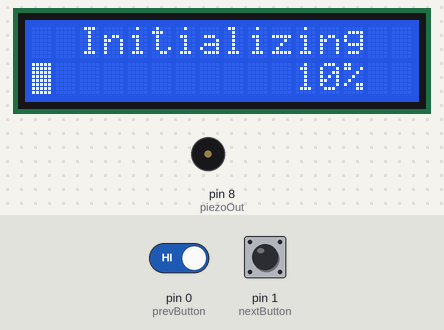
The sketch below on a simulated Arduino Uno, built with avr-gcc and run on an emulated ATmega328P. On the bench: 16×2 character LCD, buzzer (waves = sounding). Inputs (shaded band) come from the test bench; at power-on: pin 0 (prevButton) HIGH, pin 1 (nextButton) HIGH. Random numbers use the default seed unless the sketch sets one.

Above: at 1.0 s.
At 5.9 s:
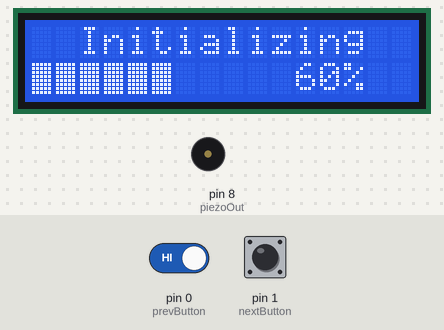
6.0 s: pin 0 (prevButton) driven LOW
At 10.4 s:
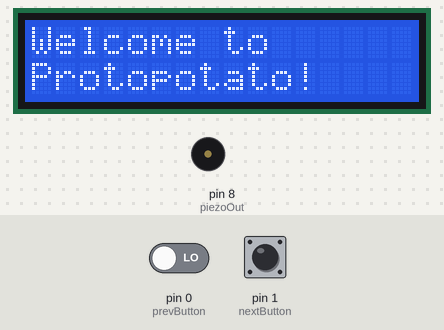
10.5 s: pin 1 (nextButton) pulled LOW for 3.2 s
At 16.5 s:
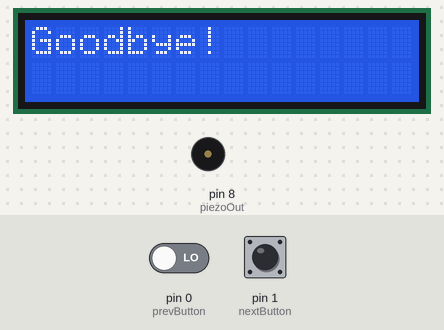
Timing chart, 0 to 18.0 s (numbered marks = the images above; inputs shaded):
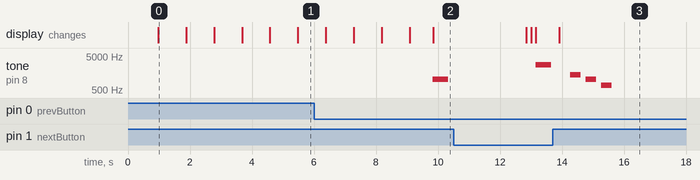

Measured:
- by itself, tone on pin 8 (piezoOut): plays 2794 Hz for 0.50 s, 1397 Hz for 0.35 s, 1047 Hz for 0.35 s, 698 Hz for 0.35 s
- what the display in image 0 shows lasts 0.9 s, from 1.0 s to 1.9 s

The sketch:

protopotato_arduino.ino
```cpp
// (licence header left out)
/*
     This program is free software: you can redistribute it and/or modify it under the terms of the GNU General Public License as published by the Free Software Foundation, either version 3 of the License, or (at your option) any later version.

    This program is distributed in the hope that it will be useful, but WITHOUT ANY WARRANTY; without even the implied warranty of MERCHANTABILITY or FITNESS FOR A PARTICULAR PURPOSE. See the GNU General Public License for more details.

    You should have received a copy of the GNU General Public License along with this program. If not, see <https://www.gnu.org/licenses/>.
*/

/*
  The circuit:
 * LCD RS pin to digital pin 12 -> moved from pin 11 due to PWM corruption
 thanks to tone()
 * LCD Enable pin to digital pin 13 -> moved from pin 10 due to possible timer
 corruption
 * LCD D4 pin to digital pin 5
 * LCD D5 pin to digital pin 4
 * LCD D6 pin to digital pin 7 -> moved from pin 3 due to PWM corruption thanks
 to tone()
 * LCD D7 pin to digital pin 2
 * LCD R/W pin to ground
 * LCD VSS pin to ground
 * LCD VCC pin to 5V
 * 10K resistor:
 * ends to +5V and ground
 * wiper to LCD VO pin (pin 3)
 * passive piezo speaker 5V to pin 8
 * button #1 to pin 0
 * button #2 to pin 1
*/

#include "pitches.h"
#include <LiquidCrystal.h>

const int rs = 12, en = 13, d4 = 5, d5 = 4, d6 = 7, d7 = 2;
LiquidCrystal lcd(rs, en, d4, d5, d6, d7);
const int piezoOut = 8;
const int prevButton = 0;
const int nextButton = 1;
int index = 0;
bool doWeNeedToBlink_ISR = false;
bool ignore_blink_because_sleepy = false;
byte hyphen[8]{
    0b00000, 0b00000, 0b00000, 0b00000, 0b11111, 0b00000, 0b00000, 0b00000,
};
byte allBlack[8]{// black square
                 0b11111, 0b11111, 0b11111, 0b11111,
                 0b11111, 0b11111, 0b11111, 0b11111};
byte face_top_left[8]{
    0b00001, 0b00010, 0b00100, 0b00100, 0b01000, 0b01000, 0b10000, 0b10000,
};
byte face_bottom_left[8]{
    0b10000, 0b10000, 0b01000, 0b01000, 0b00100, 0b00100, 0b00010, 0b00001,
};
byte tilde[8]{
    0b00000, 0b00000, 0b00000, 0b01000, 0b10101, 0b00010, 0b00000, 0b00000,
};
byte smile_awake_left[8]{
    0b00000, 0b00000, 0b00000, 0b10000, 0b01000, 0b00101, 0b00010, 0b00000,
};
byte smile_awake_right[8]{
    0b00000, 0b00000, 0b00000, 0b00001, 0b00010, 0b10100, 0b01000, 0b00000,
};
byte face_top_right[8]{
    0b10000, 0b01000, 0b00100, 0b00100, 0b00010, 0b00010, 0b00001, 0b00001,
};
byte face_bottom_right[8]{
    0b00001, 0b00001, 0b00010, 0b00010, 0b00100, 0b00100, 0b01000, 0b10000,
};
byte three_dots[8]{
  0b00000,
  0b00000,
  0b00000,
  0b00000,
  0b00000,
  0b00000,
  0b10101,
  0b00000
  };
int sleepy_timer = 0;
const int SLEEPY_ONE_EYE = 20;
const int FULL_SLEEPY = 21;
const int LEFT_EYE_CLOSED = 23;
const int RIGHT_EYE_CLOSED = 24;
const int SLEEPY_TEXT = 26;

ISR(TIMER1_COMPA_vect) // Interrupt Service/Software Routine. used to handle
                       // COMPA timer interrupt. used for blinking eyes
                       // animation. fires every 4096ms.
{
  OCR1A += 64000; // Advance The COMPA Register
  // Handle The Timer Interrupt
  doWeNeedToBlink_ISR = true; // calling functions inside the ISR is broken
                              // (timers don't work properly)
  sleepy_timer++;
}

void setup() {
  // set up the LCD's number of columns and rows:
  lcd.begin(16, 2);
  lcd.clear();
  lcd.createChar(0, allBlack);
  lcd.createChar(1, face_top_left);
  lcd.createChar(2, face_bottom_left);
  lcd.createChar(3, tilde);
  lcd.createChar(4, smile_awake_left);
  lcd.createChar(5, smile_awake_right);
  lcd.createChar(6, face_top_right);
  lcd.createChar(7, face_bottom_right);
  pinMode(prevButton, INPUT_PULLUP);
  pinMode(nextButton, INPUT_PULLUP);
  randomSeed(analogRead(0));
  TCCR1A = 0;          // Init Timer1A
  TCCR1B = 0;          // Init Timer1B
  TCCR1B |= B00000101; // Prescaler = 1024
  OCR1A = 64000;       // Timer Compare1A Register
  TIMSK1 |= B00000010; // Enable Timer COMPA Interrupt
  // Serial.begin(38400);
}

void loop() {
  anim_initialize();
  beep_startup(); // doing this (a different function for every step of the
                  // animation) is useful for testing every single part
                  // separately
  show_face_idle();
  // check_buttons();
  beep_goodbye();
  do_nothing();
}

/*void check_buttons() { // this function is unused, but I plan to harvest code
                       // from it to manage pressing buttons while in the
                       // various animations.
  bool areWeDone = false;
  while (!areWeDone) {
    delay(175); // so we don't change the index every time the CPU polls the IO
                // lines and founds a button is pressed. determined empirically.
    lcd.home();
    if (digitalRead(prevButton) == LOW && digitalRead(nextButton) == HIGH) {
      two_short_beeps();
      index--;
      print_quotes(index);
    } else if (digitalRead(nextButton) == LOW &&
               digitalRead(prevButton) == HIGH) {
      two_short_beeps();
      index++;
      print_quotes(index);
    } else if (digitalRead(prevButton) == LOW &&
               digitalRead(nextButton) == LOW) {
      lcd.clear();
      lcd.print("Goodbye!");
      areWeDone = true;
    }
  }
}*/

/*void print_quotes(int index) { // this too is never called. maybe one day I'll
                               // do something with it.
  lcd.clear();
  lcd.home();
  switch (index) {
  case 0:
    lcd.print("Case #0");
    lcd.setCursor(0, 1);
    lcd.print("Test");
    break;
  case 1:
    lcd.print("Case #1");
    lcd.setCursor(0, 1);
    lcd.print("Test");
    break;
  case 2:
    lcd.print("Case #2");
    lcd.setCursor(0, 1);
    lcd.print("Test);
    break;
  default:
    index = (int)(random(MIN_QUOTES, MAX_QUOTES)); // no underflows or
                                                   // overflows!
    print_quotes(index);
    break;
  }
}*/

void do_nothing() {
  while (1 == 1) {
  }
}

void beep_startup() {
  tone(piezoOut, NOTE_C6, 500);
  lcd.clear();
  lcd.home();
  lcd.print("Welcome to");
  lcd.setCursor(0, 1);
  lcd.print("Protopotato!");
  delay(3000);
  lcd.clear();
}

void two_short_beeps() {
  tone(piezoOut, NOTE_C6, 50);
  delay(125);
  tone(piezoOut, NOTE_C5, 50);
}

void beep_goodbye() {
  lcd.clear();
  lcd.home();
  lcd.print("Goodbye!");
  noTone(piezoOut);
  delay(350);
  tone(piezoOut, NOTE_F6, 350);
  delay(500);
  tone(piezoOut, NOTE_C6, 350);
  delay(500);
  tone(piezoOut, NOTE_F5, 350);
}

void anim_initialize() { // I had to unroll a for loop or it wouldn't work
  lcd.setCursor(2, 0);
  lcd.print("Initializing");
  lcd.setCursor(12, 1);
  lcd.print("0%");
  delay(900);

  lcd.setCursor(0, 1);
  lcd.write(byte(0));
  lcd.setCursor(11, 1);
  lcd.print("10%");
  delay(900);

  lcd.setCursor(1, 1);
  lcd.write(byte(0));
  lcd.setCursor(11, 1);
  lcd.print("20%");
  delay(900);

  lcd.setCursor(2, 1);
  lcd.write(byte(0));
  lcd.setCursor(11, 1);
  lcd.print("30%");
  delay(900);

  lcd.setCursor(3, 1);
  lcd.write(byte(0));
  lcd.setCursor(11, 1);
  lcd.print("40%");
  delay(900);

  lcd.setCursor(4, 1);
  lcd.write(byte(0));
  lcd.setCursor(11, 1);
  lcd.print("50%");
  delay(900);

  lcd.setCursor(5, 1);
  lcd.write(byte(0));
  lcd.setCursor(11, 1);
  lcd.print("60%");
  delay(900);

  lcd.setCursor(6, 1);
  lcd.write(byte(0));
  lcd.setCursor(11, 1);
  lcd.print("70%");
  delay(900);

  lcd.setCursor(7, 1);
  lcd.write(byte(0));
  lcd.setCursor(11, 1);
  lcd.print("80%");
  delay(900);

  lcd.setCursor(8, 1);
  lcd.write(byte(0));
  lcd.setCursor(11, 1);
  lcd.print("90%");
  delay(900);

  lcd.setCursor(9, 1);
  lcd.write(byte(0));
  lcd.setCursor(11, 1);
  lcd.print("100%");
  delay(750);
}

void show_face_idle() {
  bool goodbye = false;
  lcd.clear();

  lcd.setCursor(5, 0);
  lcd.write(byte(1));

  lcd.setCursor(5, 1);
  lcd.write(byte(2));

  lcd.setCursor(6, 0);
  lcd.write("o");

  lcd.setCursor(7, 1);
  lcd.write(byte(4));

  lcd.setCursor(8, 1);
  lcd.write(byte(5));

  lcd.setCursor(9, 0);
  lcd.print("o");

  lcd.setCursor(10, 0);
  lcd.write(byte(6));

  lcd.setCursor(10, 1);
  lcd.write(byte(7)); // done

  recycle_custom_char_slot_0(hyphen);
  do {
    blink_eyes();
    if (digitalRead(prevButton) == LOW && digitalRead(nextButton) == LOW)
      goodbye = true;
    if (!digitalRead(prevButton) || !digitalRead(nextButton)) {
      sleepy_timer = 0; // woken up
      ignore_blink_because_sleepy = false;
      doWeNeedToBlink_ISR = false;
      lcd.setCursor(6, 0);
      lcd.write(byte(3));

      lcd.setCursor(9, 0);
      lcd.write(byte(3));

      tone(piezoOut, NOTE_F7, 250);
      delay(250);
      tone(piezoOut, NOTE_F7, 250);
      delay(500);

      lcd.setCursor(6, 0);
      lcd.print("o");

      lcd.setCursor(9, 0);
      lcd.print("o");
      doWeNeedToBlink_ISR = true;
    }
    long rnd1 = random(OCR1A);
    long rnd2 =
        TCNT1 * TCCR0A * 10000 * OCR1A *
        123456789; // two numbers unlikely to be related but not too unlikely
    if (rnd1 % rnd2 == 1 &&
        rnd2 != 0 && !ignore_blink_because_sleepy) { // it is true when rnd1 = 1. it happens randomly but not
                     // too seldom. it can get really "talkative" at times.
      two_short_beeps();
    }
    switch(sleepy_timer){
      case SLEEPY_ONE_EYE:
        ignore_blink_because_sleepy = true;
        lcd.setCursor(6, 0);
        lcd.write(byte(3));
        break;

      case FULL_SLEEPY:
        ignore_blink_because_sleepy = true;
        lcd.setCursor(9, 0);
        lcd.write(byte(3));
        break;

      case LEFT_EYE_CLOSED:
        ignore_blink_because_sleepy = true;
        lcd.setCursor(6, 0);
        lcd.print("_");

      case RIGHT_EYE_CLOSED:
        ignore_blink_because_sleepy = true;
        lcd.setCursor(9, 0);
        lcd.print("_");

      case SLEEPY_TEXT:
        ignore_blink_because_sleepy = true;
        lcd.setCursor(12, 0);
        lcd.print("Zzz");
        recycle_custom_char_slot_0(three_dots);
        lcd.setCursor(15,0);
        lcd.write(byte(0));
        //recycle_custom_char_slot_0(allBlack);

    }
  } while (!goodbye);
}

void show_face_sleep_frame_1() { // this should get called when user has not
                                 // interacted for a while. (3 min?) unused for
                                 // now. should be called by COMPB ISR.
  lcd.setCursor(5, 0);
  lcd.write(byte(1));

  lcd.setCursor(5, 1);
  lcd.write(byte(2));

  lcd.setCursor(6, 0);
  lcd.write(byte(4));

  lcd.setCursor(8, 0);
  lcd.write(byte(4));
}

void blink_eyes() {
  if (doWeNeedToBlink_ISR && !ignore_blink_because_sleepy) {
    lcd.clear();
    lcd.setCursor(5, 0);
    lcd.write(byte(1));

    lcd.setCursor(5, 1);
    lcd.write(byte(2));

    lcd.setCursor(7, 1);
    lcd.write(byte(4));

    lcd.setCursor(8, 1);
    lcd.write(byte(5));

    lcd.setCursor(9, 0);
    lcd.print("o");

    lcd.setCursor(10, 0);
    lcd.write(byte(6));

    lcd.setCursor(10, 1);
    lcd.write(
        byte(7)); // finished drawing face again (this is probably unnecessary)

    // decide whether to blink left or right eye
    int rng = random(100);
    if (rng > 50) {
      lcd.setCursor(6, 0);
      lcd.print("o"); // patch

      lcd.setCursor(9, 0);
      lcd.write(byte(3)); // tilde
      delay(150);

      lcd.setCursor(9, 0);
      lcd.write(
          byte(0)); // hyphen because the one in the LCD ROM doesn't look good
      delay(150);

      lcd.setCursor(9, 0);
      lcd.print("o");

    } else {
      lcd.setCursor(6, 0);
      lcd.write(byte(3)); // tilde
      delay(150);

      lcd.setCursor(6, 0);
      lcd.write(byte(0)); // hyphen
      delay(150);

      lcd.setCursor(6, 0);
      lcd.print("o");
    }
    doWeNeedToBlink_ISR = false; // all right
  } else
    doWeNeedToBlink_ISR = false; // just in case.
}

void recycle_custom_char_slot_0(
    byte custom_char[]) { // this function is needed because the LCD is in 4-bit
                          // mode and can only have character ID numbers ranged
                          // 0-7.
  lcd.createChar(0, custom_char);
}
```

pitches.h
```cpp
/*************************************************
 * Public Constants
 *************************************************/

#define NOTE_B0  31
#define NOTE_C1  33
#define NOTE_CS1 35
#define NOTE_D1  37
#define NOTE_DS1 39
#define NOTE_E1  41
#define NOTE_F1  44
#define NOTE_FS1 46
#define NOTE_G1  49
#define NOTE_GS1 52
#define NOTE_A1  55
#define NOTE_AS1 58
#define NOTE_B1  62
#define NOTE_C2  65
#define NOTE_CS2 69
#define NOTE_D2  73
#define NOTE_DS2 78
#define NOTE_E2  82
#define NOTE_F2  87
#define NOTE_FS2 93
#define NOTE_G2  98
#define NOTE_GS2 104
#define NOTE_A2  110
#define NOTE_AS2 117
#define NOTE_B2  123
#define NOTE_C3  131
#define NOTE_CS3 139
#define NOTE_D3  147
#define NOTE_DS3 156
#define NOTE_E3  165
#define NOTE_F3  175
#define NOTE_FS3 185
#define NOTE_G3  196
#define NOTE_GS3 208
#define NOTE_A3  220
#define NOTE_AS3 233
#define NOTE_B3  247
#define NOTE_C4  262
#define NOTE_CS4 277
#define NOTE_D4  294
#define NOTE_DS4 311
#define NOTE_E4  330
#define NOTE_F4  349
#define NOTE_FS4 370
#define NOTE_G4  392
#define NOTE_GS4 415
#define NOTE_A4  440
#define NOTE_AS4 466
#define NOTE_B4  494
#define NOTE_C5  523
#define NOTE_CS5 554
#define NOTE_D5  587
#define NOTE_DS5 622
#define NOTE_E5  659
#define NOTE_F5  698
#define NOTE_FS5 740
#define NOTE_G5  784
#define NOTE_GS5 831
#define NOTE_A5  880
#define NOTE_AS5 932
#define NOTE_B5  988
#define NOTE_C6  1047
#define NOTE_CS6 1109
#define NOTE_D6  1175
#define NOTE_DS6 1245
#define NOTE_E6  1319
#define NOTE_F6  1397
#define NOTE_FS6 1480
#define NOTE_G6  1568
#define NOTE_GS6 1661
#define NOTE_A6  1760
#define NOTE_AS6 1865
#define NOTE_B6  1976
#define NOTE_C7  2093
#define NOTE_CS7 2217
#define NOTE_D7  2349
#define NOTE_DS7 2489
#define NOTE_E7  2637
#define NOTE_F7  2794
#define NOTE_FS7 2960
#define NOTE_G7  3136
#define NOTE_GS7 3322
#define NOTE_A7  3520
#define NOTE_AS7 3729
#define NOTE_B7  3951
#define NOTE_C8  4186
#define NOTE_CS8 4435
#define NOTE_D8  4699
#define NOTE_DS8 4978
```
